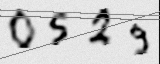
#> input picture captcha_recognition_ai/data/captcha_images/captcha_000155_0529.png, 160 x 64 px, given in place of sklearn_00572_1.png, which was not available
$ python build_captcha_dataset.py
#> lines starting #> are read from the running program, lines starting #| are printed output that depends on the picture; pictures that were not available may be replaced by others from this repository, and a replacement may not be noted
### captcha_recognition_ai/src/config.py
from pathlib import Path


PROJECT_ROOT = Path(__file__).resolve().parents[1]
DATA_DIR = PROJECT_ROOT / "data"
RAW_DIGITS_DIR = DATA_DIR / "raw_digits"
CAPTCHA_DIR = DATA_DIR / "captcha_images"
REPORTS_DIR = PROJECT_ROOT / "reports"
MODELS_DIR = PROJECT_ROOT / "models"
DOCS_DIR = PROJECT_ROOT / "docs"

TRAIN_CSV = DATA_DIR / "train.csv"
VAL_CSV = DATA_DIR / "val.csv"
TEST_CSV = DATA_DIR / "test.csv"
ALL_CAPTCHA_CSV = DATA_DIR / "captcha_labels.csv"
RAW_DIGITS_CSV = DATA_DIR / "raw_digits.csv"
QUALITY_CSV = DATA_DIR / "quality_reviews.csv"

IMAGE_HEIGHT = 64
IMAGE_WIDTH = 160
CAPTCHA_LENGTH = 4
NUM_CLASSES = 10


def ensure_project_dirs() -> None:
    for path in [
        DATA_DIR,
        RAW_DIGITS_DIR,
        CAPTCHA_DIR,
        REPORTS_DIR,
        MODELS_DIR,
        DOCS_DIR,
    ]:
        path.mkdir(parents=True, exist_ok=True)
#> (reads captcha_recognition_ai/data/raw_digits.csv from the repository)
#> in _compose_digits, `canvas = Image.new("L", (IMAGE_WIDTH, IMAGE_HEIGHT), 255)`: canvas: PIL image 160x64 L; every value is 255

### captcha_recognition_ai/src/data/augment.py
import json
import random
from dataclasses import asdict, dataclass

import numpy as np
from PIL import Image, ImageEnhance, ImageFilter, ImageOps


@dataclass
class AugmentParams:
    blur_radius: float
    rotation: float
    brightness: float
    contrast: float
    noise_sigma: float
    line_count: int
    perspective_strength: float


def random_params(rng: random.Random) -> AugmentParams:
    return AugmentParams(
        blur_radius=rng.uniform(0.1, 0.9),
        rotation=rng.uniform(-4.0, 4.0),
        brightness=rng.uniform(0.85, 1.15),
        contrast=rng.uniform(0.85, 1.25),
        noise_sigma=rng.uniform(2.0, 9.0),
        line_count=rng.randint(0, 3),
        perspective_strength=rng.uniform(0.0, 0.035),
    )


def params_to_json(params: AugmentParams) -> str:
    return json.dumps(asdict(params), ensure_ascii=False)


# [55 lines left out: functions _add_noise, _draw_interference_lines, _mild_perspective, augment_captcha, not called in this run]

### captcha_recognition_ai/src/data/build_captcha_dataset.py
import argparse
import random
from pathlib import Path

import pandas as pd
from PIL import Image, ImageOps

from src.config import (
    ALL_CAPTCHA_CSV,
    CAPTCHA_DIR,
    CAPTCHA_LENGTH,
    DATA_DIR,
    IMAGE_HEIGHT,
    IMAGE_WIDTH,
    RAW_DIGITS_CSV,
    PROJECT_ROOT,
    TEST_CSV,
    TRAIN_CSV,
    VAL_CSV,
    ensure_project_dirs,
)
from src.data.augment import augment_captcha, params_to_json, random_params


def _load_digit(path: Path, target_height: int, rng: random.Random) -> Image.Image:
#> called with target_height = 39
    image = Image.open(path).convert("L")
#> image is the input picture: PIL image 160x64 L; min 0, max 242, mean 200.3
    scale = rng.uniform(0.78, 1.02)
    height = int(target_height * scale)
    width = max(16, int(image.width * height / image.height))
#> width = 75
    image = image.resize((width, height), Image.Resampling.LANCZOS)
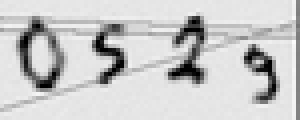
#> image: PIL image 75x30 L (shown 4 times larger); min 0, max 250, mean 200.6
    angle = rng.uniform(-8, 8)
    image = image.rotate(angle, expand=True, resample=Image.Resampling.BICUBIC, fillcolor=0)
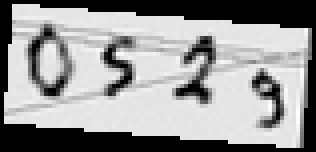
#> image: PIL image 79x38 L (shown 4 times larger); min 0, max 255, mean 150.2
    return image


def _compose_digits(digit_paths: list[Path], rng: random.Random) -> Image.Image:
    canvas = Image.new("L", (IMAGE_WIDTH, IMAGE_HEIGHT), 255)
    digit_height = int(IMAGE_HEIGHT * 0.62)
    slot_width = IMAGE_WIDTH // CAPTCHA_LENGTH

    for index, path in enumerate(digit_paths):
        digit = _load_digit(path, digit_height, rng)
        digit_black = ImageOps.invert(digit)
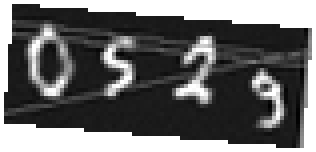
#> digit_black: PIL image 79x38 L (shown 4 times larger); min 0, max 255, mean 104.8
        max_x_offset = max(1, slot_width - digit.width - 2)
#> max_x_offset = 1
        x = index * slot_width + rng.randint(0, max_x_offset)
#> x = 1
        y = rng.randint(4, max(5, IMAGE_HEIGHT - digit.height - 4))
#> y = 11
        canvas.paste(digit_black, (x, y), digit)
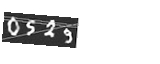
#> canvas: PIL image 160x64 L; min 0, max 255, mean 217.7
    return canvas


def _split_metadata(metadata: pd.DataFrame, seed: int) -> None:
    rng = random.Random(seed)
    rows = metadata.to_dict("records")
    rng.shuffle(rows)
    total = len(rows)
    train_end = int(total * 0.8)
    val_end = int(total * 0.9)

    splits = {
        TRAIN_CSV: rows[:train_end],
        VAL_CSV: rows[train_end:val_end],
        TEST_CSV: rows[val_end:],
    }
    for path, split_rows in splits.items():
        pd.DataFrame(split_rows).to_csv(path, index=False, encoding="utf-8")


def build_dataset(count: int, seed: int = 42) -> pd.DataFrame:
    ensure_project_dirs()
    if not RAW_DIGITS_CSV.exists():
        raise FileNotFoundError(
            f"{RAW_DIGITS_CSV} does not exist. Run: python -m src.data.prepare_digits --source sklearn"
        )

    rng = random.Random(seed)
    raw = pd.read_csv(RAW_DIGITS_CSV)
    by_label = {label: raw[raw["label"] == label].to_dict("records") for label in range(10)}
    rows = []

    for idx in range(count):
        labels = [rng.randint(0, 9) for _ in range(CAPTCHA_LENGTH)]
        selected = [rng.choice(by_label[label]) for label in labels]
        source_paths = [PROJECT_ROOT / row["path"] for row in selected]
        label_text = "".join(str(label) for label in labels)
        params = random_params(rng)

        captcha = _compose_digits(source_paths, rng)
        captcha = augment_captcha(captcha, params, rng)

        file_name = f"captcha_{idx:06d}_{label_text}.png"
        relative_path = Path("data") / "captcha_images" / file_name
        output_path = CAPTCHA_DIR / file_name
        captcha.save(output_path)

        rows.append(
            {
                "captcha_id": f"captcha_{idx:06d}",
                "label": label_text,
                "path": str(relative_path).replace("\\", "/"),
                "digit_sources": "|".join(str(row["digit_id"]) for row in selected),
                "augment_params": params_to_json(params),
                "quality_status": "unreviewed",
            }
        )

    metadata = pd.DataFrame(rows)
    metadata.to_csv(ALL_CAPTCHA_CSV, index=False, encoding="utf-8")
    _split_metadata(metadata, seed)
    return metadata


def main() -> None:
    parser = argparse.ArgumentParser(description="Build four-digit captcha dataset from real digit images.")
    parser.add_argument("--count", type=int, default=5000)
    parser.add_argument("--seed", type=int, default=42)
    args = parser.parse_args()

    metadata = build_dataset(args.count, args.seed)
    print(f"Saved {len(metadata)} captcha images to {CAPTCHA_DIR}")
    print(f"All labels: {ALL_CAPTCHA_CSV}")
    print(f"Splits: {TRAIN_CSV}, {VAL_CSV}, {TEST_CSV}")


if __name__ == "__main__":
#> (the run stopped early here; a loop or call above may not have finished)
